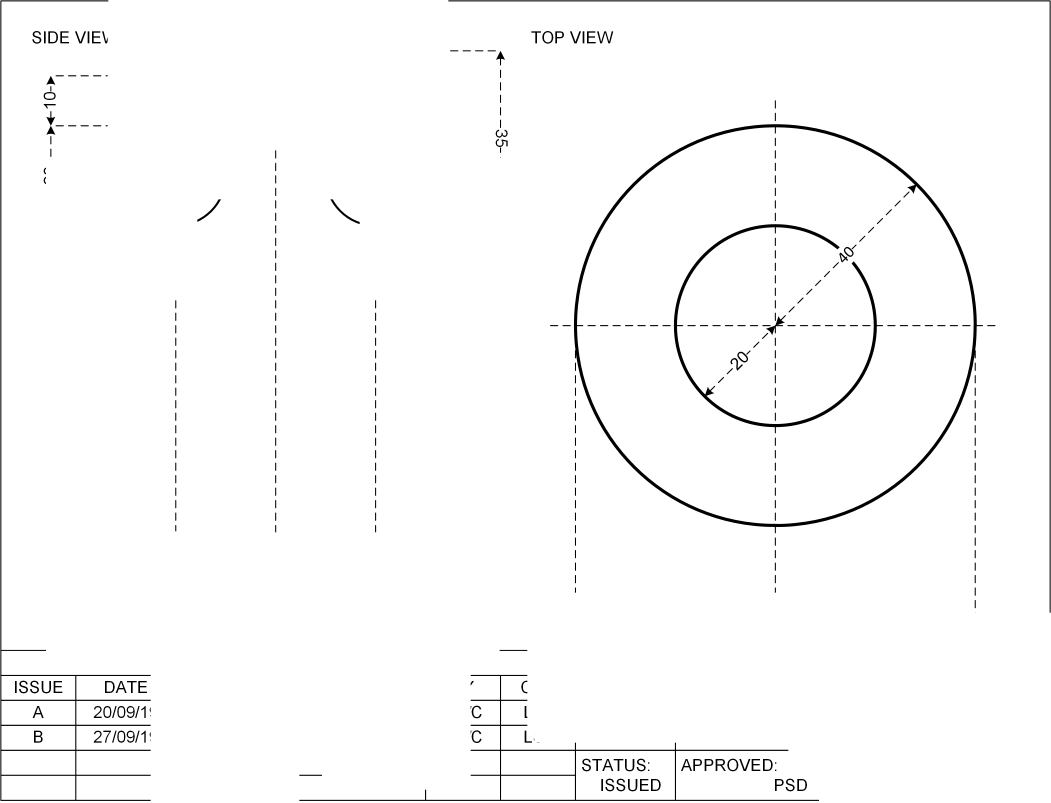
#> input picture Program/drawing/drawing01.png, 3153 x 2409 px, given as the content of the folder img, which was not available (shown at 1/3 size)
$ python script.py
#> lines starting #> are read from the running program, lines starting #| are printed output that depends on the picture; after the words box and inside, x2 and y2 are one past the last pixel; in counts of white or black regions, pixels touching at a corner belong together; pictures that were not available may be replaced by others from this repository, and a replacement may not be noted
# -*- coding: utf-8 -*-
"""
Created on Sat Nov 14 14:14:53 2020

@author: Matthew
"""

import os
import numpy as np
import cv2
import pytesseract as tess
tess.pytesseract.tesseract_cmd = r'C:\Users\Matthew\AppData\Local\Tesseract-OCR\tesseract.exe'
from openpyxl import Workbook
import math
import glob

#Calculate the distance between a designated box to every other box, returns the array containing the distances
# [45 lines left out: functions calculateDistance, calculateMidpoint, getRow, not called in this run]

#Perform image filtering, prepares the engineering drawing for text scanning
def processImg(img):
  img_bi = cv2.threshold(img,0,255,cv2.THRESH_BINARY + cv2.THRESH_OTSU)[1]
  mask = ~img_bi
  # cv2.imwrite("step0-img_bi.jpg", img_bi)

  [nrow,ncol] = img_bi.shape

  kernel_len = np.array(img).shape[1]//100
  hor_SE = cv2.getStructuringElement(cv2.MORPH_RECT, (kernel_len,1))
  vert_SE = cv2.getStructuringElement(cv2.MORPH_RECT, (1,kernel_len))

  process_img = cv2.morphologyEx(mask, cv2.MORPH_OPEN, sE_diamond1)

  process_img = cv2.morphologyEx(process_img, cv2.MORPH_OPEN, sE_square1, iterations=3)
  #cv2.imwrite("step1_process_img.jpg", process_img)
  step1 = cv2.medianBlur(process_img,13)
  #cv2.imwrite("step1.jpg", step1)

  # Remove figure
  step2 = cv2.bitwise_xor(step1,img_bi)
  step2 = cv2.erode(~step2, sE_square1, iterations=3)
  step2 = cv2.dilate(step2, sE_square3, iterations=4)
  step2 = cv2.dilate(step2, sE_square2, iterations=12)

  drawings = cv2.bitwise_and(~step2, img) + step2

  step3 = cv2.bitwise_and(img_bi, step2)
  #cv2.imwrite("step4.jpg", step4)

  # Get lines from table
  process_img = cv2.erode(~step3, hor_SE, iterations=3)
  hor_line = cv2.dilate(process_img, hor_SE, iterations=4)

  process_img = cv2.erode(~step3, vert_SE, iterations=3)
  vert_line = cv2.dilate(process_img,vert_SE, iterations=4)

  step4 = hor_line + vert_line

  step5 = cv2.bitwise_or(step3,step4)
  #cv2.imwrite("step6.jpg", step6)

  return step5, drawings

#The algorithm to extract and save the correct data into their corresponding fields in the matching array
# [214 lines left out: function getData, not called in this run]

#Structuring Element generation for filtering the image
sE_square1 = cv2.getStructuringElement(cv2.MORPH_RECT,(3,3))
sE_square2 = cv2.getStructuringElement(cv2.MORPH_RECT,(20,20))
sE_square3 = cv2.getStructuringElement(cv2.MORPH_RECT,(50,50))
sE_diamond1 = np.array([
  [0,0,0,0,1,0,0,0,0],
  [0,0,0,1,1,1,0,0,0],
  [0,0,1,1,1,1,1,0,0],
  [0,1,1,1,1,1,1,1,0],
  [1,1,1,1,1,1,1,1,1],
  [0,1,1,1,1,1,1,1,0],
  [0,0,1,1,1,1,1,0,0],
  [0,0,0,1,1,1,0,0,0],
  [0,0,0,0,1,0,0,0,0]], dtype=np.uint8)

#Setting all the possible field title / headers into an array
headers = ["TITLE:",
           "DRAWING NO:",
           "DRAWING NUMBER:",
           "CONTRACTOR:",
           "DRAWN BY:",
           "CHECKED BY:",
           "APPROVED BY:",
           "CAD NO:",
           "LANG:",
           "PROJECT NO:",
           "PAGE:",
           "STATUS:",
           "STS:",
           "UNIT:",
           "DRAWING TITLE:",
           "DRAWN:",
           "CHECKED:",
           "APPROVED:",
           "COMPANY NAME:",
           "COMPANY:"]

#Setting all the possible field title / headers for amendments table only into an array
headers_amend = ["ISSUE",
                 "DATE",
                 "CHANGE(S)",
                 "BY",
                 "CDK",
                 "REV",
                 "DATE",
                 "BY"]

#Main execution of program
if __name__ == '__main__':
  # Initialise directories
  drawings_path = os.path.join("drawing")
  if not os.path.exists(drawings_path):
      os.makedirs(drawings_path)

  workbook_path = os.path.join("workbook")
  if not os.path.exists(workbook_path):
      os.makedirs(workbook_path)

  img_path = os.path.join("img")
  _, _, images = next(os.walk(img_path))
  #For specific selection of images to process
  #images = [image[4:] for image in glob.glob(img_path+'/08.png')]
  for image in images:
    img = cv2.imread(os.path.join(img_path, image), 0)
#> img is the input picture: shape (2409, 3153); min 0, max 255, mean 250.2
    [nrow,ncol] = img.shape
#> nrow = 2409; ncol = 3153

    img2, drawings = processImg(img)
#> in processImg, `img_bi = cv2.threshold(img,0,255,cv2.THRESH_BINARY + cv2.THRESH_OTSU)[1]`: img_bi: shape (2409, 3153); 98.1% white; 322 black regions (14 under 20 px), largest, box (x1, y1, x2, y2) and area: (1722, 373, 2949, 1600) 36171, (1, 1, 452, 2403) 19938, (2022, 672, 2649, 1300) 17784
#> in processImg, `mask = ~img_bi`:
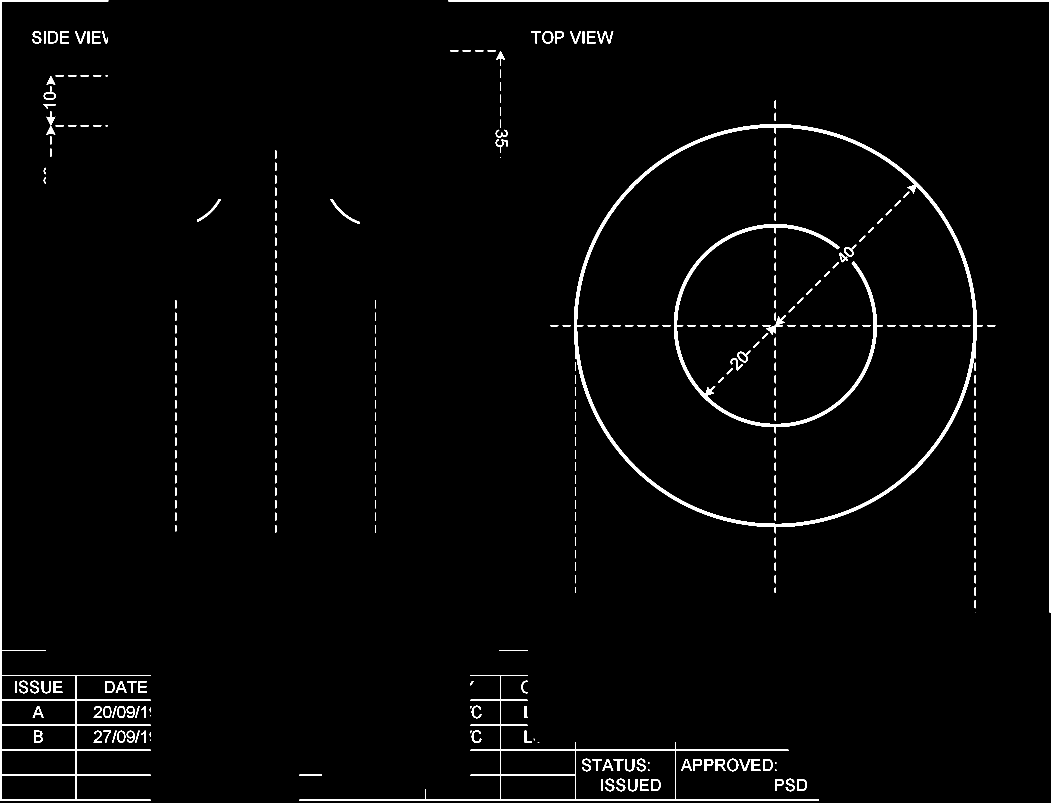
#> mask: shape (2409, 3153) (shown at 1/3 size); 1.9% white; 322 white regions (14 under 20 px), largest, box (x1, y1, x2, y2) and area: (1722, 373, 2949, 1600) 36171, (1, 1, 452, 2403) 19938, (2022, 672, 2649, 1300) 17784
#> in processImg, `process_img = cv2.morphologyEx(mask, cv2.MORPH_OPEN, sE_diamond1)`:
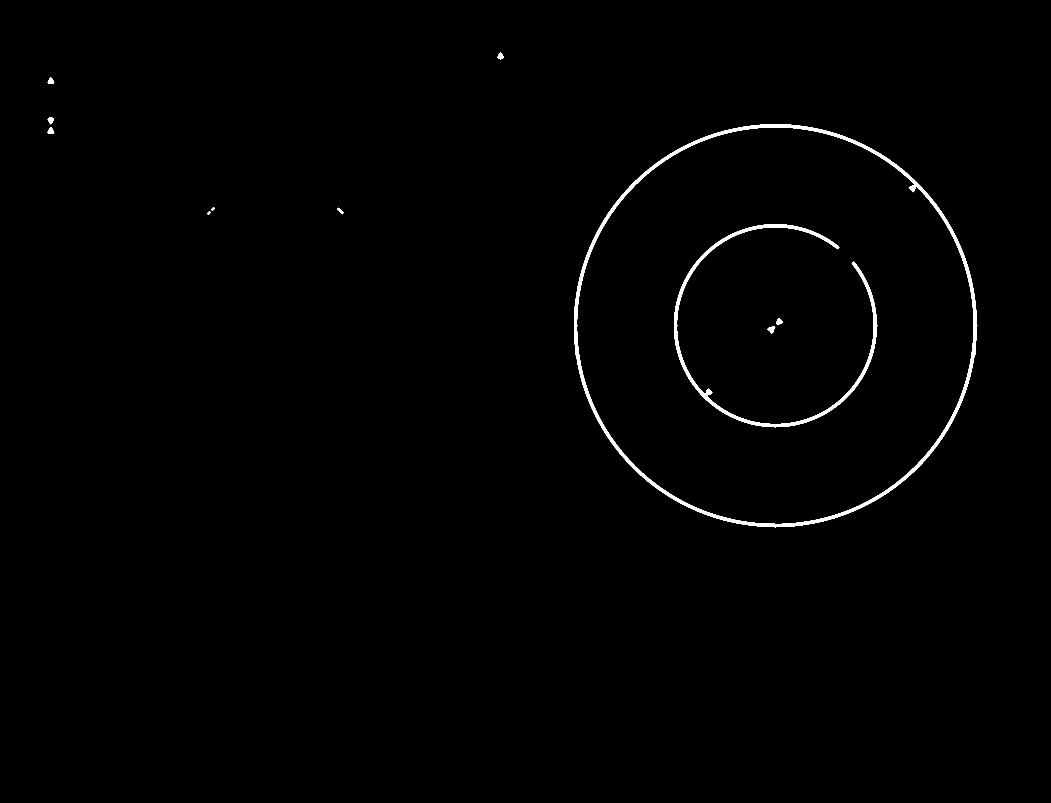
#> process_img: shape (2409, 3153) (shown at 1/3 size); 0.72% white; 13 white regions, largest, box (x1, y1, x2, y2) and area: (1722, 373, 2932, 1583) 35532, (2022, 672, 2633, 1283) 17151, (2302, 978, 2326, 1001) 283
#> in processImg, `process_img = cv2.morphologyEx(process_img, cv2.MORPH_OPEN, sE_square1..`: process_img: shape (2409, 3153); 0.72% white; 10 white regions, largest, box (x1, y1, x2, y2) and area: (1722, 373, 2930, 1581) 35508, (2022, 673, 2631, 1281) 17077, (144, 384, 161, 402) 250
#> in processImg, `step1 = cv2.medianBlur(process_img,13)`: step1: shape (2409, 3153); 0.71% white; 8 white regions, largest, box (x1, y1, x2, y2) and area: (1722, 373, 2930, 1581) 35748, (2022, 673, 2631, 1281) 17229, (2306, 981, 2322, 997) 193
#> in processImg, `step2 = cv2.bitwise_xor(step1,img_bi)`:
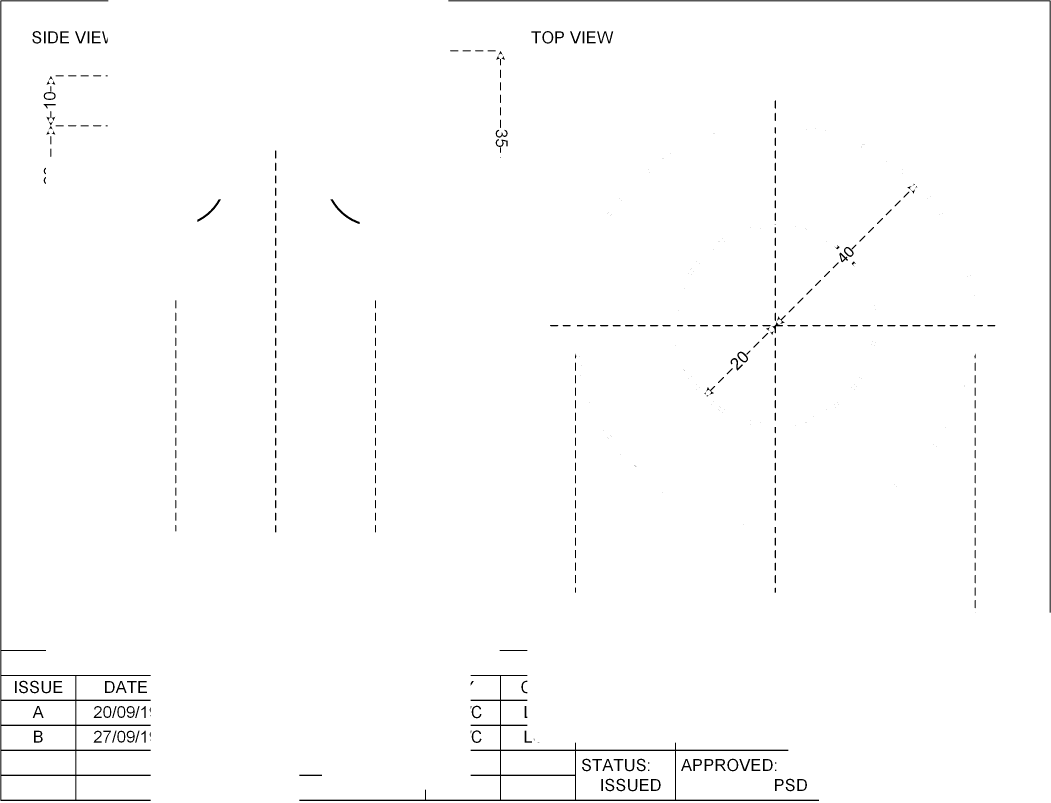
#> step2: shape (2409, 3153) (shown at 1/3 size); 98.8% white; 473 black regions (143 under 20 px), largest, box (x1, y1, x2, y2) and area: (1, 1, 452, 2403) 19938, (898, 2025, 2457, 2403) 15327, (1345, 1, 3152, 1838) 10922
#> in processImg, `step2 = cv2.erode(~step2, sE_square1, iterations=3)`: step2: shape (2409, 3153); every value is 0
#> in processImg, `process_img = cv2.erode(~step3, hor_SE, iterations=3)`: process_img: shape (2409, 3153); every value is 255
#> in processImg, `step4 = hor_line + vert_line`: step4: shape (2409, 3153); every value is 254

    cv2.imwrite(os.path.join(drawings_path, "drawing"+image), drawings)

    conf = r'--oem 3 --psm 6'
#> (the run stopped early here; a loop or call above may not have finished)

$ run again, on Program/drawing/drawing05.png
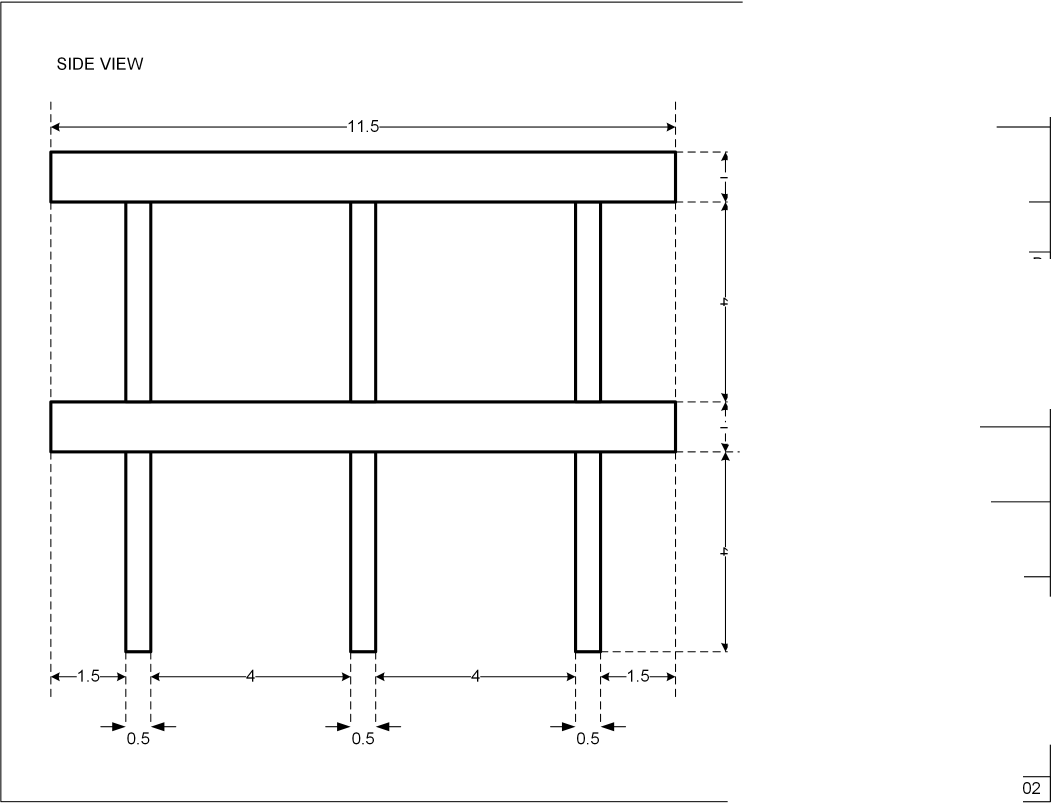
#> input picture Program/drawing/drawing05.png, 3156 x 2419 px, given as the content of the folder img, which was not available (shown at 1/3 size)
#> img is the input picture: shape (2419, 3156); min 0, max 255, mean 247.8
#> img_bi: shape (2419, 3156); 97.1% white; 181 black regions (8 under 20 px), largest, box (x1, y1, x2, y2) and area: (148, 451, 2050, 1979) 147922, (1, 5, 2228, 2407) 22592, (151, 368, 1041, 405) 3843
#> in processImg, `mask = ~img_bi`:
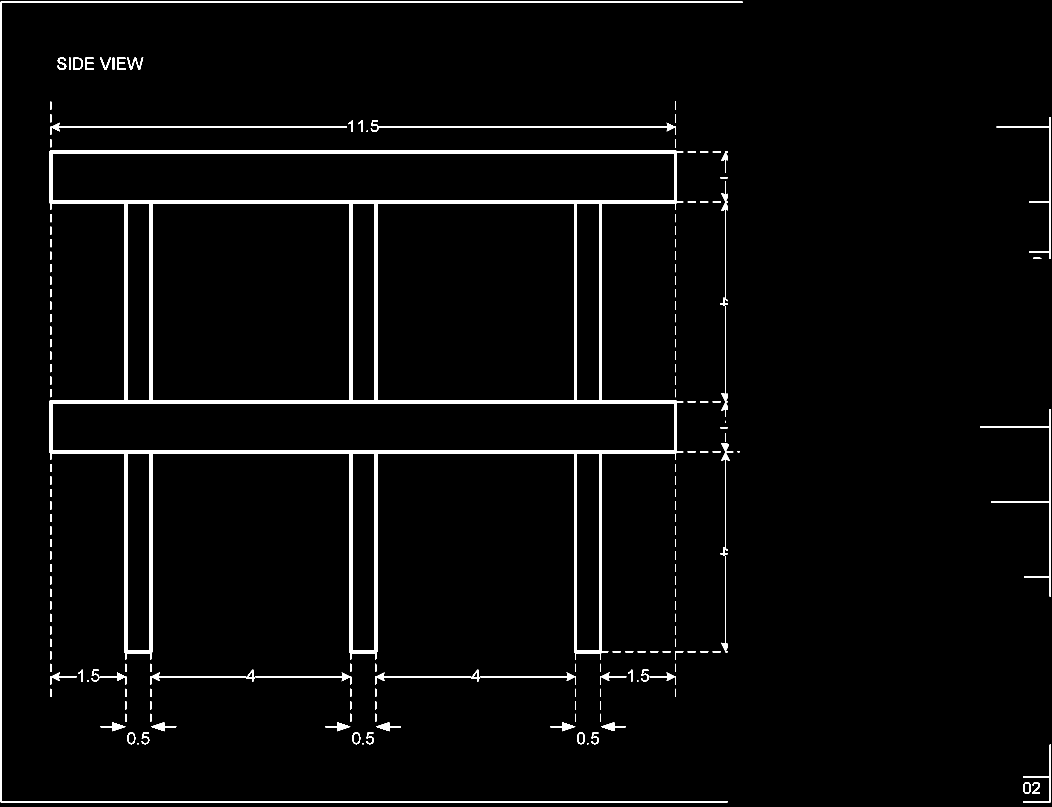
#> mask: shape (2419, 3156) (shown at 1/3 size); 2.9% white; 181 white regions (8 under 20 px), largest, box (x1, y1, x2, y2) and area: (148, 451, 2050, 1979) 147922, (1, 5, 2228, 2407) 22592, (151, 368, 1041, 405) 3843
#> step1: shape (2419, 3156); 2% white; 25 white regions, largest, box (x1, y1, x2, y2) and area: (148, 451, 2031, 1960) 147649, (466, 2170, 493, 2190) 410, (1011, 2170, 1038, 2190) 410
#> in processImg, `step2 = cv2.bitwise_xor(step1,img_bi)`:
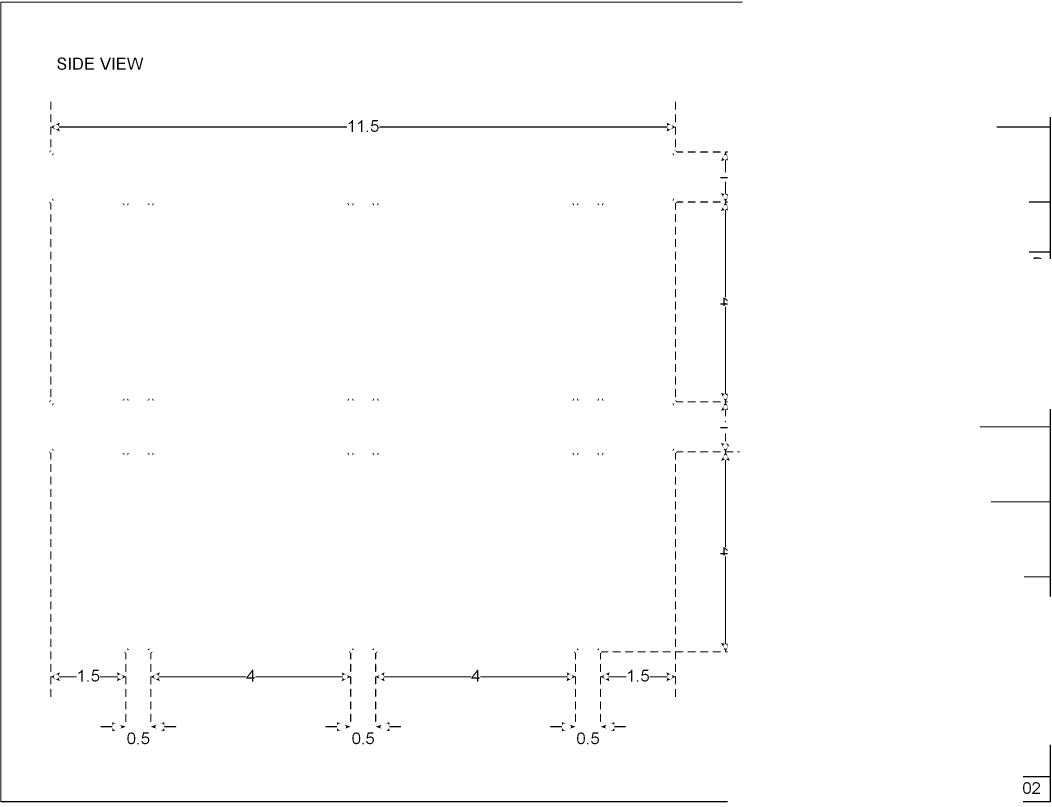
#> step2: shape (2419, 3156) (shown at 1/3 size); 99.1% white; 322 black regions (92 under 20 px), largest, box (x1, y1, x2, y2) and area: (1, 5, 2228, 2407) 22592, (2940, 1227, 3153, 1790) 3638, (167, 368, 1041, 394) 3550
#> step4: shape (2419, 3156); every value is 254
